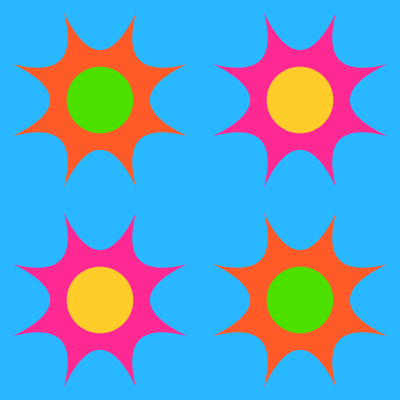
Frame 1 (no input)
Frame 60 (no input): identical to frame 1, image omitted
Frame 120 (the mouse pressed at the canvas centre since frame 60): identical to frame 1, image omitted

The p5.js sketch that drew this single still picture (run headless with seeded random() and noise() and a simulated clock; from frame 60 on, the mouse is pressed at the canvas centre):

// p5.js sketch
// ── sketch.js

// fix flower animation
// make each flower a tile with the flower as a cutout,
// make control points and anchors based on tile width

let pink, orange, blue, yellow, green, bg
let flowers = []
let canvasDim = 400
let bgL = 38
let reverse = false
let amount

function setup() {
  createCanvas(canvasDim, canvasDim);
  colorMode(HSL)
  pink = color(330, 100, 58)
  orange = color(14, 100, 58)
  blue = color(200, 100, 58)
  yellow = color(46, 100, 58)
  green = color(100, 100, 44)

  noStroke()
  
  bg = color(100, 100, bgL)
  amount = 2
  
  let h = height
  for (let i = 0; i < amount; i++) {
     for (let j = 0; j < amount; j++) {
       const x = i * 2 + 1
       const y = j * 2 + 1
       let petals = 8
       // petals = 8 + j + i
       let color
       let innerColor
       
       if (j % 2 ) {
         color = i % 4 ? orange : pink
       } else {
         color = i % 4 ? pink : orange
       }
       
       innerColor = color === orange ? green : yellow
       
       const newFlower = new Flower(
         h/amount, 
         x, 
         y, 
         petals, 
         color, 
         innerColor
       )
       newFlower.update()
       flowers.push(newFlower)
      
       
     }
  }

}

function draw() {
   oscillateBg()
   background(bg)


  flowers.forEach(flower => {
    flower.update()
    flower.drawFlower()
  })
   
}

function oscillateBg() {

  let speed = 0.25
  
  if (bgL > 70 && !reverse) {
    reverse = true
  } else if (bgL < 38 && reverse) {
    reverse = false
  }
  
  if (reverse) {
    bgL-= speed
  } else {
    bgL+= speed
  }
  bg = color(300, 100, bgL)
 
}


class Flower {
  constructor(size, posX, posY, petals, color, innerColor) {
    this.anchors = []
    this.controls = []
    this.centerPoints = []
    this.size = size / 2
    this.posX = posX
    this.posY = posY
    this.petals = petals
    this.color = color
    this.innerColor = innerColor
    this.rotation = 0
  }
  
   createAnchors() {
  this.anchors = []
  let vertices = this.petals * 2;
  let spacing = 360 / vertices
  let first = []
  
  for (let i = 0; i < vertices; i++) {
    let angle = i * spacing
    let r = this.size / 1.06
    
    let x = cos(radians(angle)) * r
    let y = sin(radians(angle)) * r
    if (i === 1) {
      first.push(x,y)
     
    }
      if (i % 2) {
        this.anchors.push([x,y])
    } 
    
  }
  this.anchors.push([first[0], first[1]])
  
}

 createControls() {
  this.controls = []
  let vertices = this.petals;
  let spacing = 360 / vertices
  
  for (let i = 0; i < vertices + 1; i++) {
    let angle = i * spacing
    let r 
    let r2
    
    if (i % 2) {
      r = this.size / 4
     
      
    } else {
      r = this.size / 8
    }
    
    const x = cos(radians(angle)) * r
    const y = sin(radians(angle)) * r
    this.controls.push([x,y])
  }
}

 createCenter() {
  this.centerPoints = []
  const vertices = 60
  const spacing = 360/vertices
  for(let i = 0; i < vertices; i++) {
     let r = this.size / 3
  
    const angle = spacing * i
    const x = cos(radians(angle)) * r
    const y = sin(radians(angle)) * r
    this.centerPoints.push([x,y])
  }
}

 drawFlower() {
  push()
   const transX = this.size * this.posX
   const transY = this.size * this.posY
   translate(transX, transY)
   rotate(this.rotation)

   fill(this.color)
   rect(-this.size, -this.size, this.size * 2)
   fill(blue)
   beginShape()
    vertex(-this.size, this.size);
      vertex(this.size, this.size);
      vertex(this.size, -this.size);
      vertex(-this.size,-this.size);
      beginContour()
   
   for(let i = 0; i < this.anchors.length; i++) {
      let anchor = this.anchors[i]
      let control = this.controls[i]
      if (i === 0) {
        vertex(anchor[0], anchor[1])
      } else {
        quadraticVertex(control[0], control[1], anchor[0], anchor[1])
      }
    }
     endContour()
    endShape()

    fill(this.innerColor)
    beginShape()
    for(let i = 0; i < this.centerPoints.length; i++) {
      const centerPoint = this.centerPoints[i]
      vertex(centerPoint[0],centerPoint[1])
    }
    endShape()
  pop()

}
  
  update() {
    if (frameCount % 6 === 0) {
      this.createAnchors()
      this.createControls()
      this.createCenter()
      // this.rotation += 0.05
      }
  }
 
}
